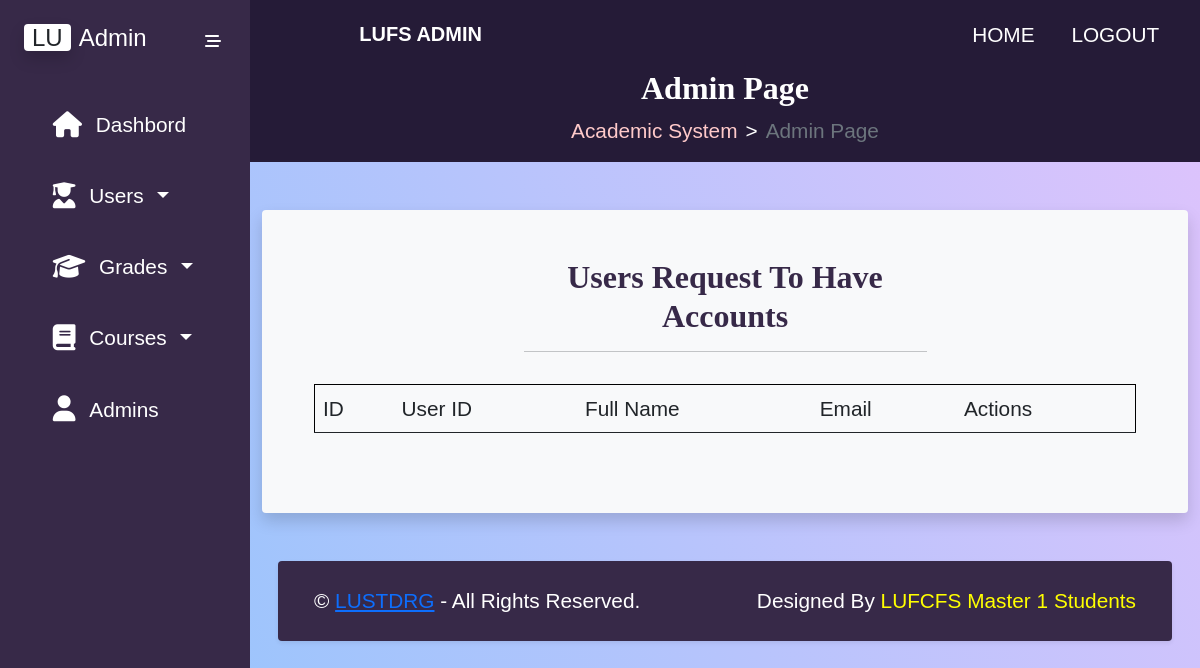
The app's page /admin-page-request-users.php (signed in), older data.
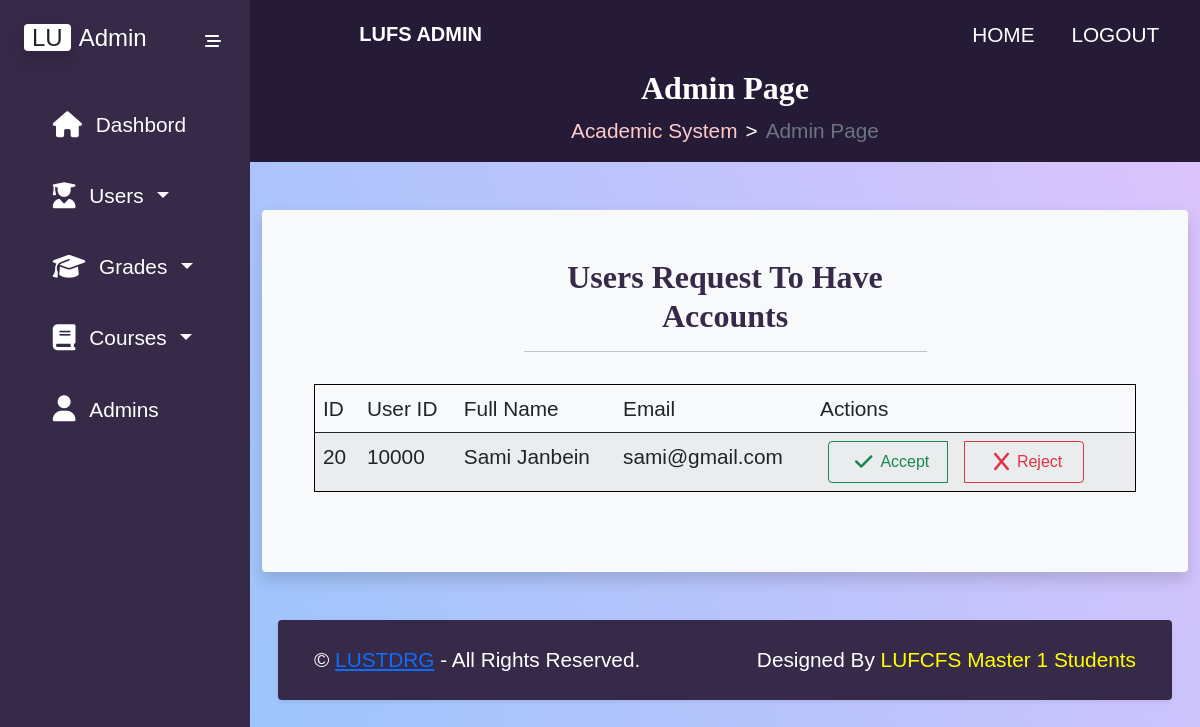
The same page, newer data.
### tables this page shows
CREATE TABLE `users` (
  `Id` int(11) NOT NULL,
  `UserId` varchar(10) DEFAULT NULL,
  `Fname` varchar(20) NOT NULL,
  `Lname` varchar(20) NOT NULL,
  `Email` varchar(30) NOT NULL,
  `Password` varchar(255) NOT NULL,
  `Admin` tinyint(1) NOT NULL
);

### classes/dal.php (called while the page is built, shortened)
<?php
    class DAL{
        private $servername = "localhost";
        private $username = "root";
        private $password = "";
        private $dbname = "FacultyOfScience";
        public function getConnection(){
            return new mysqli($this->servername, $this->username, $this->password, $this->dbname);
        }
        public function getData($sql) {
            $conn = $this->getConnection();
            $result = $conn->query($sql);
            if ( $result ) {
                $array = $result->fetch_all( MYSQLI_ASSOC );
                return $array;
            } else {
                echo mysqli_error( $conn );
            }
        }
    }
?>

### classes/user_dal.php (called while the page is built, shortened)
<?php
 class User_DAL extends DAL {
    public function getUserRequestToJoinSite(){
        $sql="SELECT
        users.Id,
        users.UserId,
        users.Fname,
        users.Lname,
        users.Email,
        users.Password
    FROM
        users
    WHERE
        users.Admin = 0";
    return $this->getData($sql);
    }
 }
?>

### admin-page-request-users.php (the view, shortened to what this page needs)
<!DOCTYPE html>
<html lang="en">
<head>
    <?php
      require("templates/admin-header.php");
    ?>
</head>
<body>
<?php
   require("classes/dal.php");
   require("classes/user_dal.php");
   $user_dal=new User_DAL();
   $users_requests=$user_dal->getUserRequestToJoinSite();
  ?>
<div class="main-container d-flex">
        <?php
          require("templates/admin-sidebar.php");
            ?>
        <div class="content openSide">
            <?php
              require("templates/admin-navbar.php");
             ?>
            <?php
              require("templates/admin-breadcrumb.php");
            ?>
            <div class="container-fluid">
            <section id="users_accounts_request_section">
            <div class="container mt-5 bg-light rounded shadow p-5 mb-5 mx-sm-3 mx-lg-auto">
                <div class="row d-flex justify-content-center">
                    <div class="col-sm-12 col-md-10 col-lg-6">
                        <h2 class="page-title">Users Request To Have Accounts</h2>
                        <hr>
                    </div>
                </div>
                <div class="row">
                    <div class="col-12 overflow-auto p-3">
                        <table class="table table-striped" id="users_accounts_request_table">
                            <thead>
                                <tr>
                                    <td>ID</td>
                                    <td>User ID</td>
                                    <td>Full Name</td>
                                    <td>Email</td>
                                    <td>Actions</td>
                                </tr>
                            </thead>
                            <tbody>
                              <?php
                              foreach($users_requests as $v){
                                ?>
                                <tr>
                                  <td class="p-2"><?php echo $v['Id']; ?></td>
                                  <td class="p-2"><?php echo $v['UserId']; ?></td>
                                  <td class="p-2"><?php echo $v['Fname'].' '.$v['Lname']; ?></td>
                                  <td class="p-2"><?php echo $v['Email']; ?></td>
                                  <td class="p-2">
                                        <div class="btn-group">
                                            <button
                                                class="btn btn-outline-success accept-student-account-btn p-2 mx-2"><i
                                                    class="fa-solid fa-check fa-lg mx-2 rounded"></i>Accept</button>
                                            <button
                                                class="btn btn-outline-danger reject-student-account-btn p-2 mx-2"><i
                                                    class="fa-solid fa-x fa-lg mx-2 rounded"></i>Reject</button>
                                        </div>
                                    </td>
                                </tr>
                              <?php
                              }
                              ?>
                            </tbody>
                        </table>
                    </div>
                </div>
            </div>
        </section>
                <?php
                  require("templates/admin-footer.php");
                   ?>
            </div>
        </div>
    </div>
</body>
</html>

Row changes from the older to the newer data that the page shows:
added users: Id "20", UserId "10000", Fname "Sami", Lname "Janbein", Email "sami@gmail.com"
